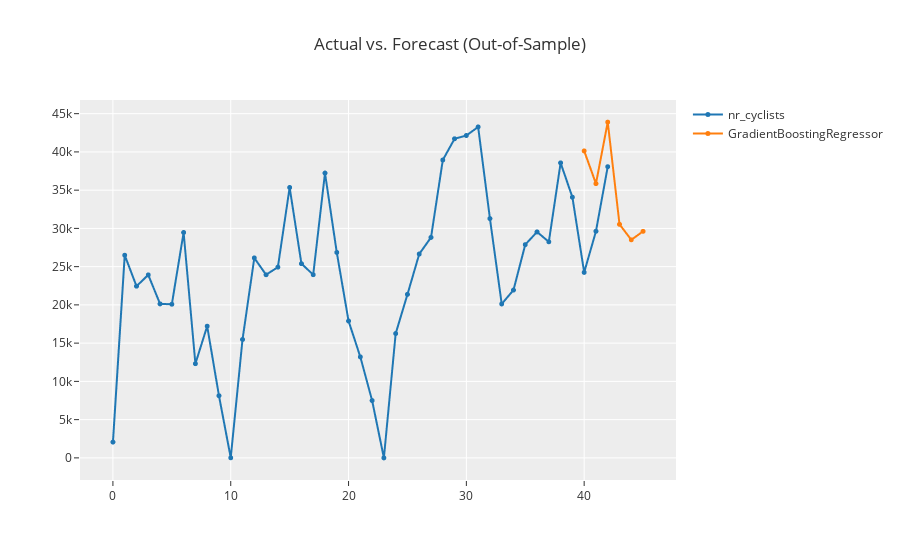

Here is the notebook cell this chart was saved with:
### Markdown cell above
Predict 6 months into the future!

### Code cell
# DELETE
plot_model(best[0], plot = 'forecast', data_kwargs = {'fh' : 6})

### Figure 1 — Plotly figure (JSON) as saved in the notebook; plotly's stock layout.template omitted (floating-point values rounded to 4 significant figures)
{"data": [{"line": {"color": "rgb(31, 119, 180)", "width": 2}, "marker": {"color": "rgb(31, 119, 180)", "size": 5}, "mode": "lines+markers", "name": "nr_cyclists", "type": "scattergl", "x": [0, 1, 2, 3, 4, 5, 6, 7, 8, 9, 10, 11, 12, 13, 14, 15, 16, 17, 18, 19, 20, 21, 22, 23, 24, 25, 26, 27, 28, 29, 30, 31, 32, 33, 34, 35, 36, 37, 38, 39, 40, 41, 42, 43, 44, 45], "xaxis": "x", "y": [2067, 26496, 22445, 23922, 20133, 20084, 29463, 12313, 17217, 8130, 10, 15475, 26137, 23939, 24935, 35346, 25388, 23946, 37234, 26862, 17895, 13201, 7493, 0, 16250, 21376, 26651, 28824, 38937, 41719, 42145, 43263, 31287, 20123, 21940, 27881, 29540, 28246, 38566, 34075, 24251, 29626, 38070, null, null, null], "yaxis": "y"}, {"line": {"color": "rgb(255, 127, 14)", "width": 2}, "marker": {"color": "rgb(255, 127, 14)", "size": 5}, "mode": "lines+markers", "name": "GradientBoostingRegressor", "type": "scattergl", "x": [0, 1, 2, 3, 4, 5, 6, 7, 8, 9, 10, 11, 12, 13, 14, 15, 16, 17, 18, 19, 20, 21, 22, 23, 24, 25, 26, 27, 28, 29, 30, 31, 32, 33, 34, 35, 36, 37, 38, 39, 40, 41, 42, 43, 44, 45], "xaxis": "x", "y": [null, null, null, null, null, null, null, null, null, null, null, null, null, null, null, null, null, null, null, null, null, null, null, null, null, null, null, null, null, null, null, null, null, null, null, null, null, null, null, null, 40130.0, 35850.0, 43890.0, 30530.0, 28510.0, 29620.0], "yaxis": "y"}], "layout": {"showlegend": true, "title": {"text": "Actual vs. Forecast (Out-of-Sample)"}, "xaxis": {"anchor": "y", "domain": [0, 1]}, "yaxis": {"anchor": "x", "domain": [0, 1]}}}
